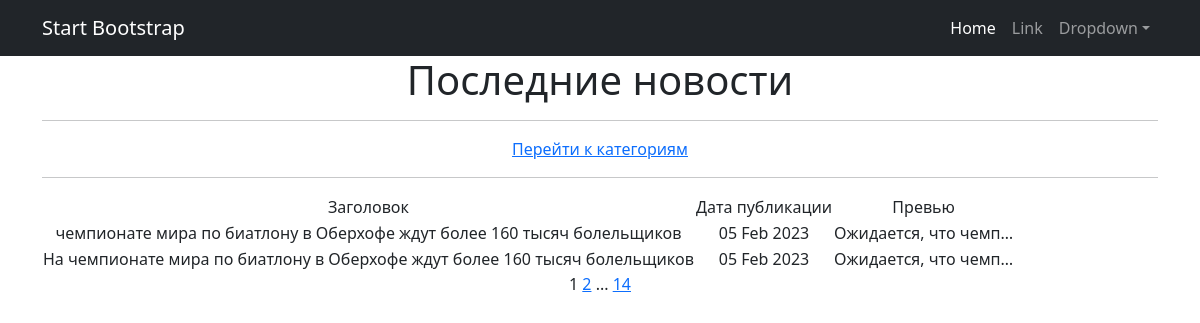
Page /news/ on the committed database.
### news/models.py (models this page shows, shortened)
class Post(models.Model):
    heading = models.CharField(max_length=100)
    text = models.CharField(max_length=1000)
    author = models.ForeignKey(Author, on_delete=models.CASCADE)
    type = models.CharField(max_length=2,
                            choices=TYPES)
    create_time = models.DateTimeField(auto_now_add=True)
    rating = models.IntegerField(default=0)
    category = models.ManyToManyField(Category, through='PostCategory')

### news/views.py (the view)
# urls.py: path('', PostsList.as_view(), name='post_list'),
class PostsList(ListView):
    model = Post
    ordering = '-create_time'
    template_name = 'posts.html'
    context_object_name = 'posts'
    paginate_by = 2

### templates/posts.html (shortened to what this page needs)
{% extends 'flatpages/default.html' %}
{% block content %}
   <h1>Последние новости</h1>
   <hr>
    <a href="categories">Перейти к категориям</a>
    <hr>
       <table>
           <tr>
               <td>Заголовок</td>
               <td>Дата публикации</td>
               <td>Превью</td>
           </tr>
           {% for post in posts %}
           <tr>
               <td>{{ post.heading }}</td>
               <td>{{ post.create_time|date:'d M Y' }}</td>
               <td>{{ post.text|truncatechars:20 }}</td>
           </tr>
           {% endfor %}
       </table>
   {{ page_obj.number }}
   {% if page_obj.has_next %}
       <a href="?page={{ page_obj.next_page_number }}">{{ page_obj.next_page_number }}</a>
       {% if paginator.num_pages != page_obj.next_page_number %}
           ...
           <a href="?page={{ page_obj.paginator.num_pages }}">{{ page_obj.paginator.num_pages }}</a>
       {% endif %}
   {% endif %}
{% endblock content %}

### rows in the picture
Post: heading "чемпионате мира по биатлону в Оберхофе ждут более 160 тысяч болельщиков", create_time "05 Feb 2023", text "Ожидается, что чемп…"
Post: heading "На чемпионате мира по биатлону в Оберхофе ждут более 160 тысяч болельщиков", create_time "05 Feb 2023", text "Ожидается, что чемп…"

### other values in the picture
{{ page_obj.number }} "1"
{{ page_obj.next_page_number }} "2"
{{ page_obj.paginator.num_pages }} "14"
